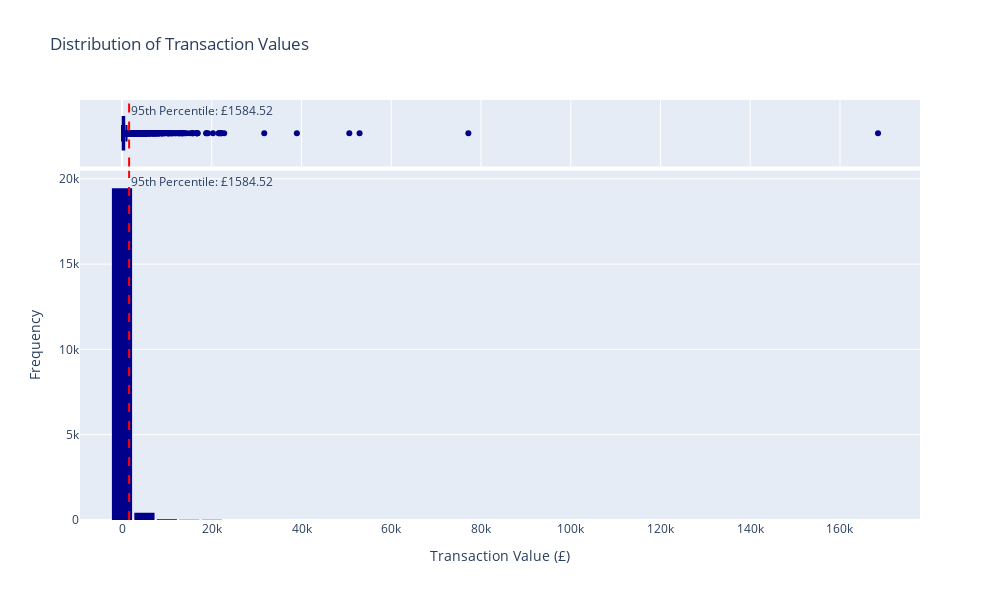

This figure's notebook cell:
### Markdown cell above
##### 3.5) Transactional Value Dristribution

### Code cell
# Calculate transaction totals
transaction_totals = data.groupby('InvoiceNo')['TotalPrice'].sum().reset_index()

# Create a histogram with Plotly
fig = px.histogram(transaction_totals, 
                   x='TotalPrice', 
                   title='Distribution of Transaction Values',
                   labels={'TotalPrice': 'Transaction Value (£)'},
                   nbins=50,
                   marginal='box',  # Add a box plot on the margin
                   color_discrete_sequence=['darkblue'])

fig.update_layout(
    bargap=0.1,
    xaxis_title='Transaction Value (£)',
    yaxis_title='Frequency',
    height=600,
    width=1000
)

# Add 95th percentile line
percentile_95 = transaction_totals['TotalPrice'].quantile(0.95)
fig.add_vline(x=percentile_95, line_dash="dash", line_color="red",
              annotation_text=f"95th Percentile: £{percentile_95:.2f}",
              annotation_position="top right")

fig.show()

### Figure 1 — Plotly figure (JSON) as saved in the notebook; plotly's stock layout.template omitted (floating-point values rounded to 4 significant figures; data arrays with more than 128 entries replaced by an {"elided": "..."} marker saying what was removed)
{"data": [{"bingroup": "x", "hovertemplate": "Transaction Value (£)=%{x}<br>count=%{y}<extra></extra>", "legendgroup": "", "marker": {"color": "darkblue", "pattern": {"shape": ""}}, "name": "", "nbinsx": 50, "orientation": "v", "showlegend": false, "type": "histogram", "x": {"elided": "19959 float values"}, "xaxis": "x", "yaxis": "y"}, {"hovertemplate": "Transaction Value (£)=%{x}<extra></extra>", "legendgroup": "", "marker": {"color": "darkblue"}, "name": "", "notched": true, "showlegend": false, "type": "box", "x": {"elided": "19959 float values"}, "xaxis": "x2", "yaxis": "y2"}], "layout": {"annotations": [{"showarrow": false, "text": "95th Percentile: £1584.52", "x": 1585.0, "xanchor": "left", "xref": "x", "y": 1, "yanchor": "top", "yref": "y domain"}, {"showarrow": false, "text": "95th Percentile: £1584.52", "x": 1585.0, "xanchor": "left", "xref": "x2", "y": 1, "yanchor": "top", "yref": "y2 domain"}], "bargap": 0.1, "barmode": "relative", "height": 600, "legend": {"tracegroupgap": 0}, "shapes": [{"line": {"color": "red", "dash": "dash"}, "type": "line", "x0": 1585.0, "x1": 1585.0, "xref": "x", "y0": 0, "y1": 1, "yref": "y domain"}, {"line": {"color": "red", "dash": "dash"}, "type": "line", "x0": 1585.0, "x1": 1585.0, "xref": "x2", "y0": 0, "y1": 1, "yref": "y2 domain"}], "title": {"text": "Distribution of Transaction Values"}, "width": 1000, "xaxis": {"anchor": "y", "domain": [0, 1], "title": {"text": "Transaction Value (£)"}}, "xaxis2": {"anchor": "y2", "domain": [0, 1], "matches": "x", "showgrid": true, "showticklabels": false}, "yaxis": {"anchor": "x", "domain": [0, 0.8316], "title": {"text": "Frequency"}}, "yaxis2": {"anchor": "x2", "domain": [0.8416, 1], "matches": "y2", "showgrid": false, "showline": false, "showticklabels": false, "ticks": ""}}}
